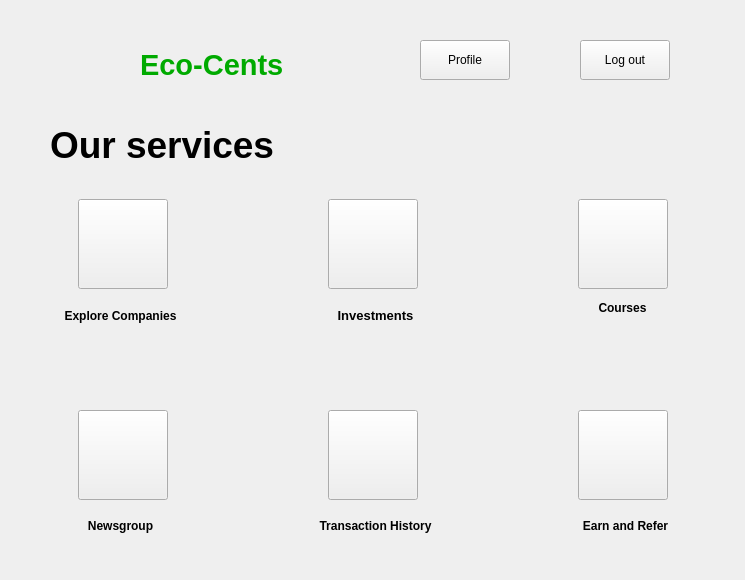
<?xml version="1.0" encoding="UTF-8"?>
<ui version="4.0">
 <class>MainWindow</class>
 <widget class="QMainWindow" name="MainWindow">
  <property name="geometry">
   <rect>
    <x>0</x>
    <y>0</y>
    <width>745</width>
    <height>580</height>
   </rect>
  </property>
  <property name="minimumSize">
   <size>
    <width>745</width>
    <height>580</height>
   </size>
  </property>
  <property name="maximumSize">
   <size>
    <width>745</width>
    <height>580</height>
   </size>
  </property>
  <property name="windowTitle">
   <string>Eco-Cents</string>
  </property>
  <property name="windowIcon">
   <iconset>
    <normaloff>../../.designer/backup/logo.jpg</normaloff>../../.designer/backup/logo.jpg</iconset>
  </property>
  <widget class="QWidget" name="centralwidget">
   <widget class="QLabel" name="computerserv_label">
    <property name="geometry">
     <rect>
      <x>330</x>
      <y>300</y>
      <width>91</width>
      <height>32</height>
     </rect>
    </property>
    <property name="minimumSize">
     <size>
      <width>91</width>
      <height>32</height>
     </size>
    </property>
    <property name="maximumSize">
     <size>
      <width>91</width>
      <height>32</height>
     </size>
    </property>
    <property name="font">
     <font>
      <weight>75</weight>
      <bold>true</bold>
     </font>
    </property>
    <property name="styleSheet">
     <string notr="true">color: black</string>
    </property>
    <property name="text">
     <string>&lt;!DOCTYPE HTML PUBLIC &quot;-//W3C//DTD HTML 4.0//EN&quot; &quot;http://www.w3.org/TR/REC-html40/strict.dtd&quot;&gt;
&lt;html&gt;&lt;head&gt;&lt;meta name=&quot;qrichtext&quot; content=&quot;1&quot; /&gt;&lt;style type=&quot;text/css&quot;&gt;
p, li { white-space: pre-wrap; }
&lt;/style&gt;&lt;/head&gt;&lt;body style=&quot; font-family:'Sans Serif'; font-size:9pt; font-weight:600; font-style:normal;&quot;&gt;
&lt;p align=&quot;center&quot; style=&quot; margin-top:12px; margin-bottom:12px; margin-left:0px; margin-right:0px; -qt-block-indent:0; text-indent:0px;&quot;&gt;&lt;span style=&quot; font-family:'Roboto'; font-size:10pt;&quot;&gt;Investments&lt;/span&gt;&lt;/p&gt;&lt;/body&gt;&lt;/html&gt;</string>
    </property>
   </widget>
   <widget class="QPushButton" name="courses_button">
    <property name="geometry">
     <rect>
      <x>578</x>
      <y>199</y>
      <width>90</width>
      <height>90</height>
     </rect>
    </property>
    <property name="minimumSize">
     <size>
      <width>90</width>
      <height>90</height>
     </size>
    </property>
    <property name="maximumSize">
     <size>
      <width>90</width>
      <height>90</height>
     </size>
    </property>
    <property name="toolTip">
     <string>&lt;html&gt;&lt;head/&gt;&lt;body&gt;&lt;p&gt;Check for courses to learn and invest on using our app!&lt;/p&gt;&lt;/body&gt;&lt;/html&gt;</string>
    </property>
    <property name="text">
     <string/>
    </property>
    <property name="icon">
     <iconset>
      <normaloff>tv_signin.jpg</normaloff>tv_signin.jpg</iconset>
    </property>
    <property name="iconSize">
     <size>
      <width>80</width>
      <height>100</height>
     </size>
    </property>
   </widget>
   <widget class="QPushButton" name="investments_button">
    <property name="geometry">
     <rect>
      <x>328</x>
      <y>199</y>
      <width>90</width>
      <height>90</height>
     </rect>
    </property>
    <property name="minimumSize">
     <size>
      <width>90</width>
      <height>90</height>
     </size>
    </property>
    <property name="maximumSize">
     <size>
      <width>90</width>
      <height>90</height>
     </size>
    </property>
    <property name="toolTip">
     <string>&lt;html&gt;&lt;head/&gt;&lt;body&gt;&lt;p&gt;Check your investements done up-to-date here&lt;/p&gt;&lt;/body&gt;&lt;/html&gt;</string>
    </property>
    <property name="text">
     <string/>
    </property>
    <property name="icon">
     <iconset>
      <normaloff>local_atm.jpg</normaloff>local_atm.jpg</iconset>
    </property>
    <property name="iconSize">
     <size>
      <width>600</width>
      <height>600</height>
     </size>
    </property>
   </widget>
   <widget class="QPushButton" name="pushButton_logout">
    <property name="geometry">
     <rect>
      <x>580</x>
      <y>40</y>
      <width>90</width>
      <height>40</height>
     </rect>
    </property>
    <property name="text">
     <string>Log out</string>
    </property>
   </widget>
   <widget class="QPushButton" name="transHistory_button">
    <property name="geometry">
     <rect>
      <x>328</x>
      <y>410</y>
      <width>90</width>
      <height>90</height>
     </rect>
    </property>
    <property name="minimumSize">
     <size>
      <width>90</width>
      <height>90</height>
     </size>
    </property>
    <property name="maximumSize">
     <size>
      <width>90</width>
      <height>90</height>
     </size>
    </property>
    <property name="toolTip">
     <string>&lt;html&gt;&lt;head/&gt;&lt;body&gt;&lt;p&gt;Keep a track of your transactions done here&lt;/p&gt;&lt;/body&gt;&lt;/html&gt;</string>
    </property>
    <property name="text">
     <string/>
    </property>
    <property name="icon">
     <iconset>
      <normaloff>receipt_long.jpg</normaloff>receipt_long.jpg</iconset>
    </property>
    <property name="iconSize">
     <size>
      <width>80</width>
      <height>100</height>
     </size>
    </property>
   </widget>
   <widget class="QPushButton" name="newsgroup_button">
    <property name="geometry">
     <rect>
      <x>78</x>
      <y>410</y>
      <width>90</width>
      <height>90</height>
     </rect>
    </property>
    <property name="minimumSize">
     <size>
      <width>90</width>
      <height>90</height>
     </size>
    </property>
    <property name="maximumSize">
     <size>
      <width>90</width>
      <height>90</height>
     </size>
    </property>
    <property name="toolTip">
     <string>&lt;html&gt;&lt;head/&gt;&lt;body&gt;&lt;p&gt;Check for newsforms about stocks&lt;/p&gt;&lt;/body&gt;&lt;/html&gt;</string>
    </property>
    <property name="text">
     <string/>
    </property>
    <property name="icon">
     <iconset>
      <normaloff>crowdsource.jpg</normaloff>crowdsource.jpg</iconset>
    </property>
    <property name="iconSize">
     <size>
      <width>200</width>
      <height>150</height>
     </size>
    </property>
   </widget>
   <widget class="QPushButton" name="refer_button">
    <property name="geometry">
     <rect>
      <x>578</x>
      <y>410</y>
      <width>90</width>
      <height>90</height>
     </rect>
    </property>
    <property name="minimumSize">
     <size>
      <width>90</width>
      <height>90</height>
     </size>
    </property>
    <property name="maximumSize">
     <size>
      <width>90</width>
      <height>90</height>
     </size>
    </property>
    <property name="toolTip">
     <string>&lt;html&gt;&lt;head/&gt;&lt;body&gt;&lt;p&gt;Earn credits by refering our app!&lt;/p&gt;&lt;/body&gt;&lt;/html&gt;</string>
    </property>
    <property name="text">
     <string/>
    </property>
    <property name="icon">
     <iconset>
      <normaloff>groups_2.jpg</normaloff>groups_2.jpg</iconset>
    </property>
    <property name="iconSize">
     <size>
      <width>60</width>
      <height>95</height>
     </size>
    </property>
   </widget>
   <widget class="QLabel" name="cleaning_label">
    <property name="geometry">
     <rect>
      <x>580</x>
      <y>510</y>
      <width>91</width>
      <height>32</height>
     </rect>
    </property>
    <property name="minimumSize">
     <size>
      <width>91</width>
      <height>32</height>
     </size>
    </property>
    <property name="maximumSize">
     <size>
      <width>91</width>
      <height>32</height>
     </size>
    </property>
    <property name="font">
     <font>
      <weight>75</weight>
      <bold>true</bold>
     </font>
    </property>
    <property name="styleSheet">
     <string notr="true">color: black</string>
    </property>
    <property name="text">
     <string>&lt;html&gt;&lt;head/&gt;&lt;body&gt;&lt;p align=&quot;center&quot;&gt;Earn and Refer&lt;/p&gt;&lt;/body&gt;&lt;/html&gt;</string>
    </property>
   </widget>
   <widget class="QLabel" name="plumbing_label">
    <property name="geometry">
     <rect>
      <x>577</x>
      <y>300</y>
      <width>91</width>
      <height>17</height>
     </rect>
    </property>
    <property name="minimumSize">
     <size>
      <width>91</width>
      <height>17</height>
     </size>
    </property>
    <property name="maximumSize">
     <size>
      <width>91</width>
      <height>17</height>
     </size>
    </property>
    <property name="font">
     <font>
      <weight>75</weight>
      <bold>true</bold>
     </font>
    </property>
    <property name="styleSheet">
     <string notr="true">color: black</string>
    </property>
    <property name="text">
     <string>&lt;html&gt;&lt;head/&gt;&lt;body&gt;&lt;p align=&quot;center&quot;&gt;Courses&lt;/p&gt;&lt;/body&gt;&lt;/html&gt;</string>
    </property>
   </widget>
   <widget class="QPushButton" name="companies_button">
    <property name="geometry">
     <rect>
      <x>78</x>
      <y>199</y>
      <width>90</width>
      <height>90</height>
     </rect>
    </property>
    <property name="minimumSize">
     <size>
      <width>90</width>
      <height>90</height>
     </size>
    </property>
    <property name="maximumSize">
     <size>
      <width>90</width>
      <height>90</height>
     </size>
    </property>
    <property name="toolTip">
     <string>&lt;html&gt;&lt;head/&gt;&lt;body&gt;&lt;p&gt;Explore various companies to invest your money on&lt;/p&gt;&lt;/body&gt;&lt;/html&gt;</string>
    </property>
    <property name="whatsThis">
     <string/>
    </property>
    <property name="text">
     <string/>
    </property>
    <property name="icon">
     <iconset>
      <normaloff>apps.jpg</normaloff>apps.jpg</iconset>
    </property>
    <property name="iconSize">
     <size>
      <width>300</width>
      <height>300</height>
     </size>
    </property>
   </widget>
   <widget class="QLabel" name="label">
    <property name="geometry">
     <rect>
      <x>50</x>
      <y>120</y>
      <width>229</width>
      <height>51</height>
     </rect>
    </property>
    <property name="font">
     <font>
      <weight>75</weight>
      <bold>true</bold>
     </font>
    </property>
    <property name="styleSheet">
     <string notr="true">color: black</string>
    </property>
    <property name="text">
     <string>&lt;html&gt;&lt;head/&gt;&lt;body&gt;&lt;p&gt;&lt;span style=&quot; font-size:28pt; font-weight:600;&quot;&gt;Our services&lt;/span&gt;&lt;/p&gt;&lt;/body&gt;&lt;/html&gt;</string>
    </property>
    <property name="textFormat">
     <enum>Qt::AutoText</enum>
    </property>
   </widget>
   <widget class="QLabel" name="electricals_label">
    <property name="geometry">
     <rect>
      <x>60</x>
      <y>300</y>
      <width>121</width>
      <height>32</height>
     </rect>
    </property>
    <property name="minimumSize">
     <size>
      <width>121</width>
      <height>32</height>
     </size>
    </property>
    <property name="maximumSize">
     <size>
      <width>121</width>
      <height>32</height>
     </size>
    </property>
    <property name="font">
     <font>
      <weight>75</weight>
      <bold>true</bold>
     </font>
    </property>
    <property name="styleSheet">
     <string notr="true">color: black</string>
    </property>
    <property name="text">
     <string>&lt;html&gt;&lt;head/&gt;&lt;body&gt;&lt;p align=&quot;center&quot;&gt;Explore Companies&lt;/p&gt;&lt;/body&gt;&lt;/html&gt;</string>
    </property>
   </widget>
   <widget class="QPushButton" name="pushButton_profile">
    <property name="geometry">
     <rect>
      <x>420</x>
      <y>40</y>
      <width>90</width>
      <height>40</height>
     </rect>
    </property>
    <property name="text">
     <string>Profile</string>
    </property>
   </widget>
   <widget class="QLabel" name="laundry_label">
    <property name="geometry">
     <rect>
      <x>75</x>
      <y>510</y>
      <width>91</width>
      <height>32</height>
     </rect>
    </property>
    <property name="minimumSize">
     <size>
      <width>91</width>
      <height>32</height>
     </size>
    </property>
    <property name="maximumSize">
     <size>
      <width>91</width>
      <height>32</height>
     </size>
    </property>
    <property name="font">
     <font>
      <weight>75</weight>
      <bold>true</bold>
     </font>
    </property>
    <property name="styleSheet">
     <string notr="true">color: black</string>
    </property>
    <property name="text">
     <string>&lt;html&gt;&lt;head/&gt;&lt;body&gt;&lt;p align=&quot;center&quot;&gt;Newsgroup&lt;/p&gt;&lt;/body&gt;&lt;/html&gt;</string>
    </property>
   </widget>
   <widget class="QLabel" name="homedes_label">
    <property name="geometry">
     <rect>
      <x>305</x>
      <y>510</y>
      <width>141</width>
      <height>32</height>
     </rect>
    </property>
    <property name="minimumSize">
     <size>
      <width>141</width>
      <height>32</height>
     </size>
    </property>
    <property name="maximumSize">
     <size>
      <width>141</width>
      <height>32</height>
     </size>
    </property>
    <property name="font">
     <font>
      <weight>75</weight>
      <bold>true</bold>
     </font>
    </property>
    <property name="styleSheet">
     <string notr="true">color: black</string>
    </property>
    <property name="text">
     <string>&lt;html&gt;&lt;head/&gt;&lt;body&gt;&lt;p align=&quot;center&quot;&gt;Transaction History&lt;/p&gt;&lt;/body&gt;&lt;/html&gt;</string>
    </property>
   </widget>
   <widget class="QLabel" name="label_background">
    <property name="geometry">
     <rect>
      <x>0</x>
      <y>0</y>
      <width>800</width>
      <height>600</height>
     </rect>
    </property>
    <property name="text">
     <string/>
    </property>
    <property name="pixmap">
     <pixmap>background.jpeg</pixmap>
    </property>
    <property name="scaledContents">
     <bool>true</bool>
    </property>
   </widget>
   <widget class="QLabel" name="label_2">
    <property name="geometry">
     <rect>
      <x>50</x>
      <y>30</y>
      <width>71</width>
      <height>71</height>
     </rect>
    </property>
    <property name="text">
     <string/>
    </property>
    <property name="pixmap">
     <pixmap>logo.jpg</pixmap>
    </property>
    <property name="scaledContents">
     <bool>true</bool>
    </property>
   </widget>
   <widget class="QLabel" name="label_3">
    <property name="geometry">
     <rect>
      <x>140</x>
      <y>40</y>
      <width>229</width>
      <height>51</height>
     </rect>
    </property>
    <property name="font">
     <font>
      <weight>75</weight>
      <bold>true</bold>
     </font>
    </property>
    <property name="styleSheet">
     <string notr="true">color: black</string>
    </property>
    <property name="text">
     <string>&lt;html&gt;&lt;head/&gt;&lt;body&gt;&lt;p&gt;&lt;span style=&quot; font-size:22pt; color:#00aa00;&quot;&gt;Eco-Cents&lt;/span&gt;&lt;/p&gt;&lt;/body&gt;&lt;/html&gt;</string>
    </property>
    <property name="textFormat">
     <enum>Qt::AutoText</enum>
    </property>
   </widget>
   <zorder>label_background</zorder>
   <zorder>computerserv_label</zorder>
   <zorder>courses_button</zorder>
   <zorder>investments_button</zorder>
   <zorder>pushButton_logout</zorder>
   <zorder>transHistory_button</zorder>
   <zorder>newsgroup_button</zorder>
   <zorder>refer_button</zorder>
   <zorder>cleaning_label</zorder>
   <zorder>plumbing_label</zorder>
   <zorder>companies_button</zorder>
   <zorder>label</zorder>
   <zorder>electricals_label</zorder>
   <zorder>pushButton_profile</zorder>
   <zorder>laundry_label</zorder>
   <zorder>homedes_label</zorder>
   <zorder>label_2</zorder>
   <zorder>label_3</zorder>
  </widget>
 </widget>
 <tabstops>
  <tabstop>companies_button</tabstop>
  <tabstop>investments_button</tabstop>
  <tabstop>courses_button</tabstop>
  <tabstop>newsgroup_button</tabstop>
  <tabstop>transHistory_button</tabstop>
  <tabstop>refer_button</tabstop>
  <tabstop>pushButton_profile</tabstop>
  <tabstop>pushButton_logout</tabstop>
 </tabstops>
 <resources/>
 <connections/>
</ui>
